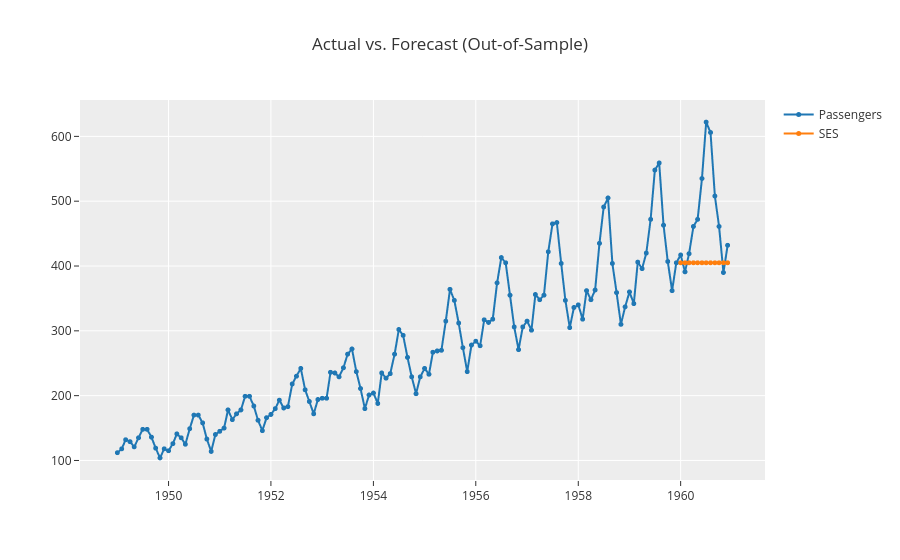

This figure's notebook cell:
### Markdown cell above
---
Now, let's make some forecasts:

### Code cell
exp.plot_model(ses, plot='forecast',data_kwargs={'labels':["SES"]})

### Figure 1 — Plotly figure (JSON) as saved in the notebook; plotly's stock layout.template omitted (floating-point values rounded to 4 significant figures; data arrays with more than 128 entries replaced by an {"elided": "..."} marker saying what was removed)
{"data": [{"line": {"color": "rgb(31, 119, 180)", "width": 2}, "marker": {"color": "rgb(31, 119, 180)", "size": 5}, "mode": "lines+markers", "name": "Passengers", "type": "scattergl", "x": {"elided": "144 str values"}, "xaxis": "x", "y": {"elided": "144 int values"}, "yaxis": "y"}, {"line": {"color": "rgb(255, 127, 14)", "width": 2}, "marker": {"color": "rgb(255, 127, 14)", "size": 5}, "mode": "lines+markers", "name": "SES", "type": "scattergl", "x": {"elided": "144 str values"}, "xaxis": "x", "y": {"elided": "144 float values"}, "yaxis": "y"}], "layout": {"showlegend": true, "title": {"text": "Actual vs. Forecast (Out-of-Sample)"}, "xaxis": {"anchor": "y", "domain": [0.0, 1.0]}, "yaxis": {"anchor": "x", "domain": [0.0, 1.0]}}}
